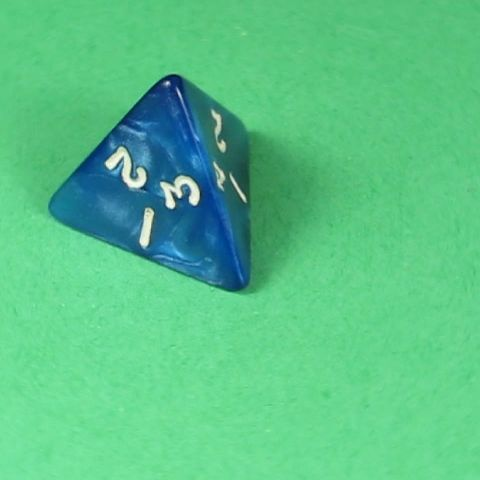
//> input picture CategorizingPolyhedralDice/CategorizingPolyhedralDice/input/testread.jpg, 480 x 480 px
$ ./Main   (built with g++ and OpenCV 4)
//> lines starting //> are read from the running program, lines starting //| are printed output that depends on the picture; after the words box and inside, x2 and y2 are one past the last pixel; in counts of white or black regions, pixels touching at a corner belong together
### CategorizingPolyhedralDice/CategorizingPolyhedralDice/edgeDetector.h
#pragma once
#include <opencv2/opencv.hpp>
#include "EFilterName.h"
using namespace cv;

class EdgeDetector
{
private:
	Mat image;
	int maskSize;
	float** mask;
	void makeCleanMask(int size);
	void makeImageEdgesBlack(Mat image);
	Vec3b calculatePixelRGBValues(Mat img, int x, int y);


public:
	EdgeDetector(Mat img)
	{
		image = img;
		mask = NULL;
		maskSize = 3;
	}
	~EdgeDetector()
	{
		delete mask;
	}
	void makeLaplaceFilterMask1();
	void makeLaplaceFilterMask2();
	void makeHorizontalPrewwitFilterMask();
	void makeVerticalPrewwitFilterMask();

	void makeMask(int size, int centerValue, int cornerValue, int otherValue);
	Mat detect();
};

### CategorizingPolyhedralDice/CategorizingPolyhedralDice/EFilterName.h
#pragma once
enum EFilterName
{
	LaplaceFilter1,
	LaplaceFilter2,
	HorizontalPrewwitFilter,
	VerticalPrewwitFilter
};

### CategorizingPolyhedralDice/CategorizingPolyhedralDice/imageEditor.h
#pragma once
#include <opencv2/opencv.hpp>
#include "EFilterName.h"
using namespace cv;
class ImageEditor
{
private:
	Mat image;


public:
	ImageEditor(Mat img)
	{
		image = img;
	}
	Mat detectEdges(EFilterName filterName);
};

### CategorizingPolyhedralDice/CategorizingPolyhedralDice/edgeDetector.cpp
#include "edgeDetector.h"
using namespace std;

// [23 lines left out: function makeMask, not called in this run]

void EdgeDetector::makeCleanMask(int size)
{
	if (size % 2 == 0) cout << "WARNING!!! size can't be even" << endl;
	if (mask != NULL) delete mask;

	maskSize = size;

	mask = new float*[size];
	for (int i = 0; i < size; i++)
	{
		mask[i] = new float[size];
	}
}

// [9 lines left out: functions makeLaplaceFilterMask1, makeLaplaceFilterMask2, not called in this run]

void EdgeDetector::makeVerticalPrewwitFilterMask()
{
	int size = 3;
	makeCleanMask(size);
	for (int i = 0; i < size; i++)
	{
		mask[0][i] = -1;
		mask[1][i] = 0;
		mask[2][i] = 1;
	}
}

// [11 lines left out: function makeHorizontalPrewwitFilterMask, not called in this run]

Mat EdgeDetector::detect()
{
	if (mask == NULL)
	{
		cout << "no mask" << endl;
		return image;
	}
	Mat newImage = image.clone();
	makeImageEdgesBlack(newImage);
	int halfMaskSize = maskSize / 2;
	for (int x = halfMaskSize; x < newImage.cols - halfMaskSize; x++)
	{
		for (int y = halfMaskSize; y < newImage.rows - halfMaskSize; y++)
		{
			newImage.at<Vec3b>(x,y) = calculatePixelRGBValues(image, x, y);
		}
	}

	return newImage;
}

Vec3b EdgeDetector::calculatePixelRGBValues(Mat img, int pixelX, int pixelY)
{
	int blue = 0;
	int red = 0;
	int green = 0;
	int maskWeightSum = 0;
	int halfMaskSize = maskSize / 2;
	int startX = pixelX - halfMaskSize;
	int startY = pixelY - halfMaskSize;
	for (int x = 0; x < maskSize; x++)
	{
		for (int y = 0; y < maskSize; y++)
		{
			Vec3b color = image.at<Vec3b>(x + startX, y + startY);
			blue+=color.val[0]*mask[x][y];
			green += color.val[1] * mask[x][y];
			red += color.val[2] * mask[x][y];
			maskWeightSum += mask[x][y];
		}
	}

	//return Vec3b(blue/maskWeightSum, green/maskWeightSum, red/maskWeightSum);
	return Vec3b(blue, green, red);
}

void EdgeDetector::makeImageEdgesBlack(Mat image)
{
	int halfMaskSize = maskSize / 2;
	Vec3b color(0, 0, 0);
	//color.val[0] = 0; //blue
	//color.val[1] = 0; //green
	//color.val[2] = 0; //red
	for (int x = 0; x < image.cols; x++)
	{
		for (int y = 0; y < halfMaskSize; y++)
		{
			image.at<Vec3b>(x, y) = color;
			image.at<Vec3b>(x, image.rows - 1-y) = color;
		}
	}
	for (int y = 0; y < image.rows; y++)
	{
		for (int x = 0; x< halfMaskSize; x++)
		{
			image.at<Vec3b>(x, y) = color;
			image.at<Vec3b>(image.cols - 1-x, y) = color;
		}
	}
	/*imwrite("output/testwrite2.jpg", image);*/
}

### CategorizingPolyhedralDice/CategorizingPolyhedralDice/imageEditor.cpp
#include "imageEditor.h"
#include "edgeDetector.h"
using namespace std;
Mat ImageEditor::detectEdges(EFilterName filterName)
{
	EdgeDetector detector(image);
	switch (filterName)
	{
	case LaplaceFilter1:
		detector.makeLaplaceFilterMask1();
		break;
	case LaplaceFilter2:
		detector.makeLaplaceFilterMask2();
		break;
	case HorizontalPrewwitFilter:
		detector.makeHorizontalPrewwitFilterMask();
		break;
	case VerticalPrewwitFilter:
		detector.makeVerticalPrewwitFilterMask();
		break;
	default:
		cout << "Error: bad EFilterName in detectEdges method" << endl;
		return image;
	}
	return (detector.detect());
}

### CategorizingPolyhedralDice/CategorizingPolyhedralDice/Main.cpp
#include <iostream>
#include <conio.h>
#include <opencv2/opencv.hpp>
#include "imageEditor.h"
#include "EFilterName.h"
using namespace std;
using namespace cv;

int main()
{
	Mat img = imread("input/testread.jpg");
//> img is the input picture: 480 rows x 480 cols, CV_8UC3; mean B, G, R 136.1, 194.9, 89.3
	cout << img.rows << "   " << img.cols << endl;
//| 480   480

	Mat greyImg2;
	cvtColor(img, greyImg2, COLOR_BGR2GRAY);
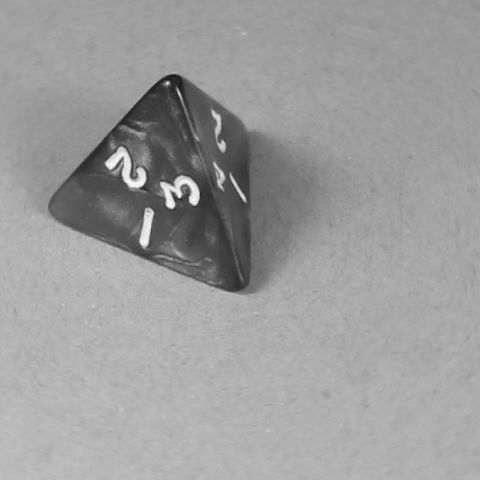
//> greyImg2: 480 rows x 480 cols, CV_8UC1; min 25, max 250, mean 156.6
	namedWindow("image", 0);
	imshow("image", greyImg2);
	waitKey();

	ImageEditor editor(greyImg2);
	Mat newImg = editor.detectEdges(VerticalPrewwitFilter);
//> after the loop in makeImageEdgesBlack, `for (int x = 0; x < image.cols; x++)`:
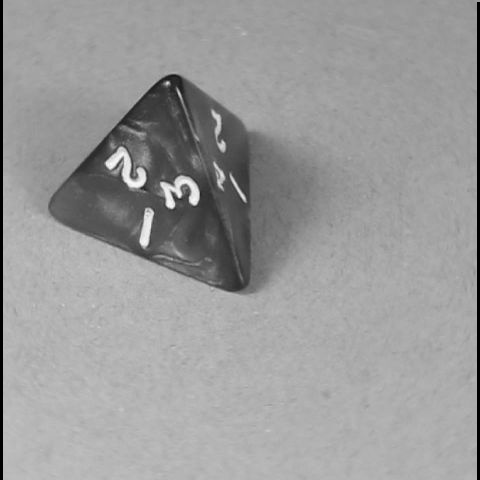
//> image: 480 rows x 480 cols, CV_8UC1; 1.25% of pixels changed, all inside (x1, y1, x2, y2) = (0, 0, 480, 480)
//> after the loop in makeImageEdgesBlack, `for (int y = 0; y < image.rows; y++)`:
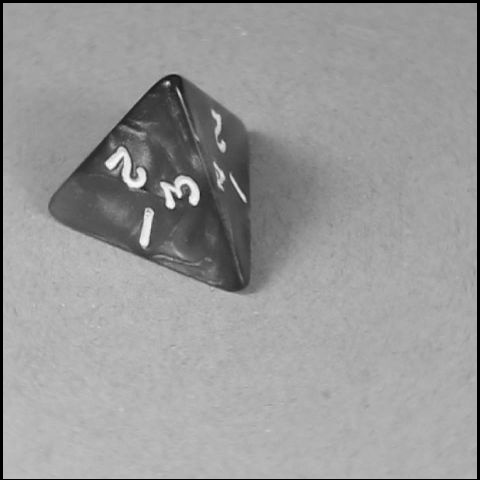
//> image: 480 rows x 480 cols, CV_8UC1; 0.83% of pixels changed, all inside (x1, y1, x2, y2) = (3, 0, 480, 480)
//> after the loop in detect, `for (int x = halfMaskSize; x < newImage.cols - halfMaskSize; x++)`:
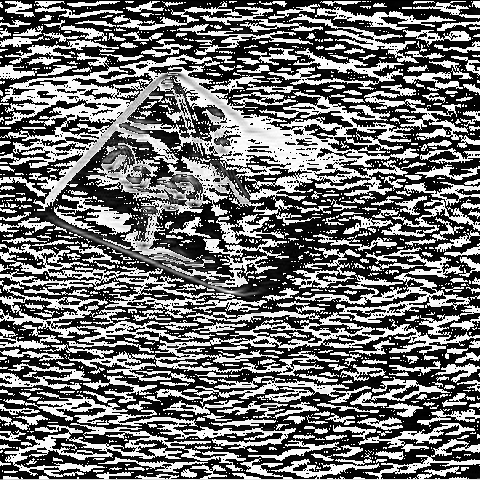
//> newImage: 480 rows x 480 cols, CV_8UC1; min 0, max 255, mean 112.6

	imwrite("output/testwrite.jpg", newImg);

	namedWindow("image", 0);
	imshow("image", newImg);
	waitKey();
	Mat greyImg;
//> (the run ends here: the program stops with an error, at `cvtColor(newImg, greyImg, COLOR_BGR2GRAY);`)
